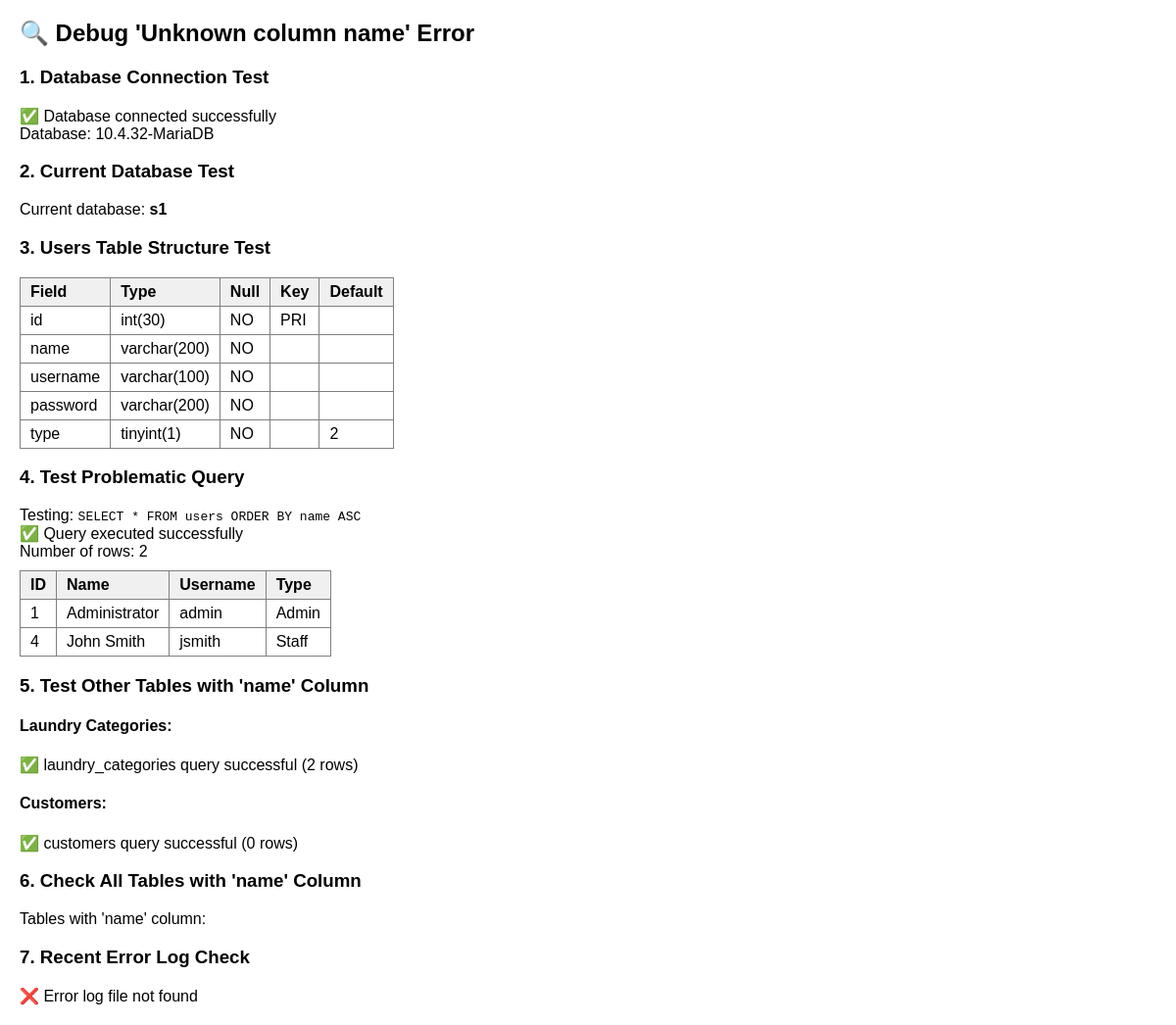
The app's page /debug_name_error.php, older data.
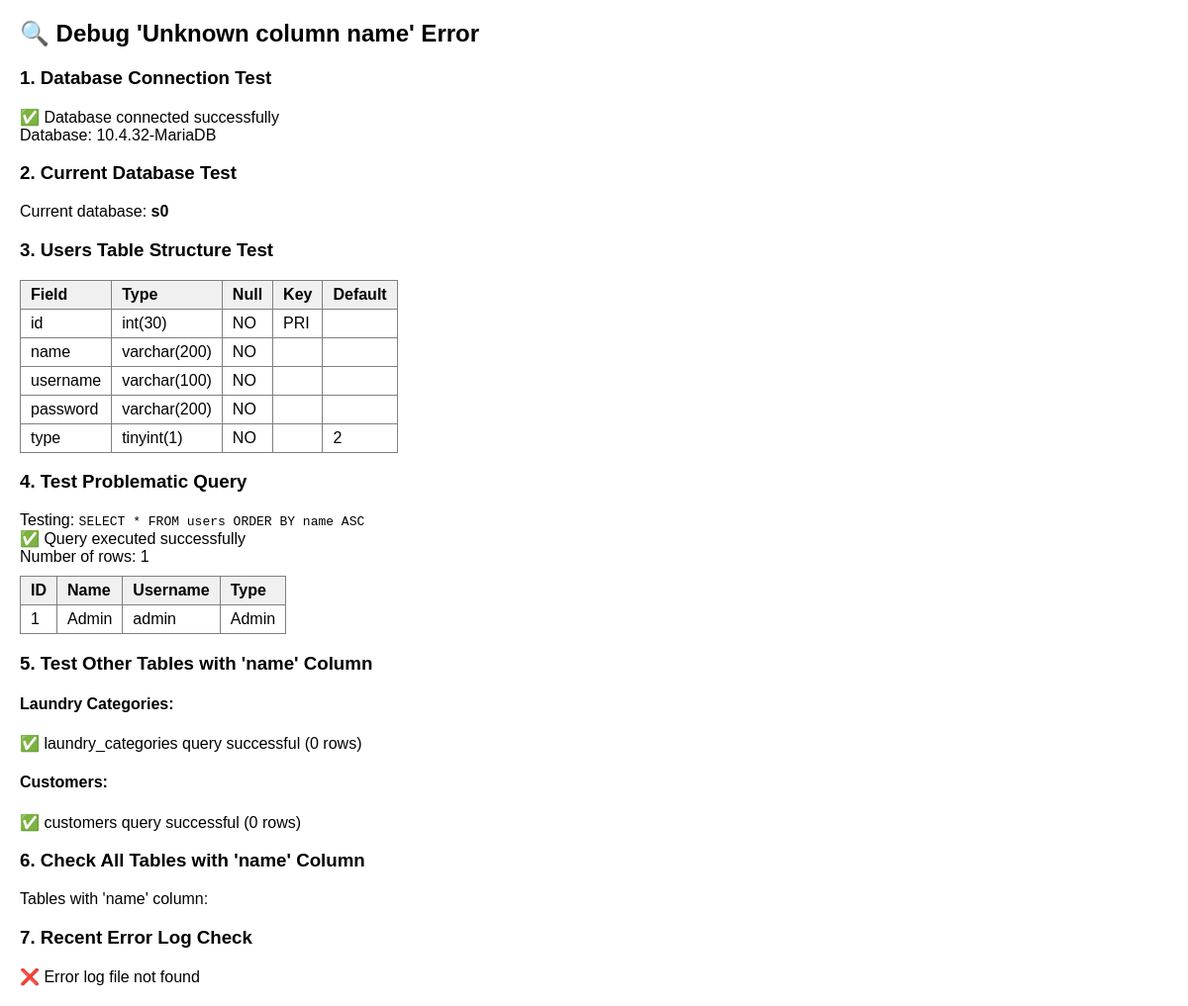
The same page, newer data.
### tables this page shows
CREATE TABLE `users` (
  `id` int(30) NOT NULL,
  `name` varchar(200) NOT NULL,
  `username` varchar(100) NOT NULL,
  `password` varchar(200) NOT NULL,
  `type` tinyint(1) NOT NULL DEFAULT 2 COMMENT '1=admin , 2 = staff'
);

### debug_name_error.php (the view, shortened to what this page needs)
<?php
echo "<h2>🔍 Debug 'Unknown column name' Error</h2>";
include 'db_connect.php';
echo "<h3>1. Database Connection Test</h3>";
if ($conn) {
    echo "✅ Database connected successfully<br>";
    echo "Database: " . $conn->get_server_info() . "<br>";
} else {
    echo "❌ Database connection failed<br>";
    exit;
}
echo "<h3>2. Current Database Test</h3>";
$current_db = $conn->query("SELECT DATABASE() as current_db");
if ($current_db) {
    $db_name = $current_db->fetch_assoc()['current_db'];
    echo "Current database: <strong>$db_name</strong><br>";
} else {
    echo "❌ Could not determine current database<br>";
}
echo "<h3>3. Users Table Structure Test</h3>";
$describe = $conn->query("DESCRIBE users");
if ($describe) {
    echo "<table border='1' style='border-collapse: collapse;'>";
    echo "<tr><th>Field</th><th>Type</th><th>Null</th><th>Key</th><th>Default</th></tr>";
    while ($row = $describe->fetch_assoc()) {
        echo "<tr>";
        echo "<td>" . $row['Field'] . "</td>";
        echo "<td>" . $row['Type'] . "</td>";
        echo "<td>" . $row['Null'] . "</td>";
        echo "<td>" . $row['Key'] . "</td>";
        echo "<td>" . $row['Default'] . "</td>";
        echo "</tr>";
    }
    echo "</table>";
} else {
    echo "❌ Error describing users table: " . $conn->error . "<br>";
}
echo "<h3>4. Test Problematic Query</h3>";
echo "Testing: <code>SELECT * FROM users ORDER BY name ASC</code><br>";
$users_query = $conn->query("SELECT * FROM users ORDER BY name ASC");
if ($users_query) {
    echo "✅ Query executed successfully<br>";
    echo "Number of rows: " . $users_query->num_rows . "<br>";
    if ($users_query->num_rows > 0) {
        echo "<table border='1' style='border-collapse: collapse;'>";
        echo "<tr><th>ID</th><th>Name</th><th>Username</th><th>Type</th></tr>";
        while ($row = $users_query->fetch_assoc()) {
            echo "<tr>";
            echo "<td>" . $row['id'] . "</td>";
            echo "<td>" . htmlspecialchars($row['name']) . "</td>";
            echo "<td>" . htmlspecialchars($row['username']) . "</td>";
            echo "<td>" . ($row['type'] == 1 ? 'Admin' : 'Staff') . "</td>";
            echo "</tr>";
        }
        echo "</table>";
    }
} else {
    echo "❌ Query failed: <strong>" . $conn->error . "</strong><br>";
}
echo "<h3>5. Test Other Tables with 'name' Column</h3>";
echo "<h4>Laundry Categories:</h4>";
$cat_query = $conn->query("SELECT * FROM laundry_categories ORDER BY name ASC LIMIT 3");
if ($cat_query) {
    echo "✅ laundry_categories query successful (" . $cat_query->num_rows . " rows)<br>";
} else {
    echo "❌ laundry_categories query failed: " . $conn->error . "<br>";
}
echo "<h4>Customers:</h4>";
$cust_query = $conn->query("SELECT * FROM customers ORDER BY name ASC LIMIT 3");
if ($cust_query) {
    echo "✅ customers query successful (" . $cust_query->num_rows . " rows)<br>";
} else {
    echo "❌ customers query failed: " . $conn->error . "<br>";
}
echo "<h3>6. Check All Tables with 'name' Column</h3>";
$tables_with_name = $conn->query("
    SELECT TABLE_NAME
    FROM INFORMATION_SCHEMA.COLUMNS
    WHERE TABLE_SCHEMA = 'laundry_db'
    AND COLUMN_NAME = 'name'
");
if ($tables_with_name) {
    echo "Tables with 'name' column:<br>";
} else {
    echo "❌ Error checking tables: " . $conn->error . "<br>";
}
echo "<h3>7. Recent Error Log Check</h3>";
$error_log = "c:\\xampp\\apache\\logs\\error.log";
if (file_exists($error_log)) {
    $log_content = file_get_contents($error_log);
    $recent_errors = array_slice(explode("\n", $log_content), -20);
    $name_errors = array_filter($recent_errors, function($line) {
        return strpos($line, 'Unknown column') !== false && strpos($line, 'name') !== false;
    });
    if (!empty($name_errors)) {
        echo "Recent 'Unknown column name' errors found:<br>";
        echo "<pre style='background: #f8f8f8; padding: 10px; border: 1px solid #ddd;'>";
        foreach ($name_errors as $error) {
            echo htmlspecialchars($error) . "\n";
        }
        echo "</pre>";
    } else {
        echo "✅ No recent 'Unknown column name' errors found in log<br>";
    }
} else {
    echo "❌ Error log file not found<br>";
}
?>

### debug_name_error.php (style rules this page uses)
table { margin: 10px 0; }
th, td { padding: 5px 10px; text-align: left; }
th { background: #f0f0f0; }

Row changes from the older to the newer data that the page shows:
removed users: id "4", name "John Smith", username "jsmith", type "Staff"
changed users "admin": name "Administrator" → "Admin"
Text that changed along with them:
$db_name: "s1" → "s0"
$users_query->num_rows: "2" → "1"
$cat_query->num_rows: "2" → "0"
